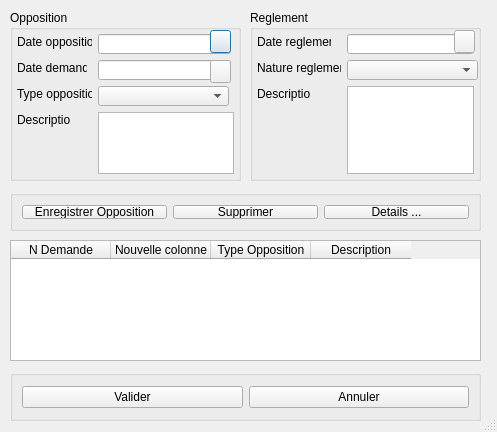
<?xml version="1.0" encoding="UTF-8"?>
<ui version="4.0">
 <class>Dialog</class>
 <widget class="QDialog" name="Dialog">
  <property name="geometry">
   <rect>
    <x>0</x>
    <y>0</y>
    <width>497</width>
    <height>432</height>
   </rect>
  </property>
  <property name="mouseTracking">
   <bool>false</bool>
  </property>
  <property name="acceptDrops">
   <bool>false</bool>
  </property>
  <property name="windowTitle">
   <string>Dialog</string>
  </property>
  <property name="sizeGripEnabled">
   <bool>true</bool>
  </property>
  <property name="modal">
   <bool>true</bool>
  </property>
  <widget class="QGroupBox" name="formGroupBox">
   <property name="geometry">
    <rect>
     <x>10</x>
     <y>10</y>
     <width>231</width>
     <height>171</height>
    </rect>
   </property>
   <property name="title">
    <string>Opposition</string>
   </property>
   <widget class="QLabel" name="dateOppositionLabel">
    <property name="geometry">
     <rect>
      <x>7</x>
      <y>24</y>
      <width>75</width>
      <height>16</height>
     </rect>
    </property>
    <property name="text">
     <string>Date opposition</string>
    </property>
   </widget>
   <widget class="QLineEdit" name="dateOppositionLineEdit">
    <property name="geometry">
     <rect>
      <x>88</x>
      <y>24</y>
      <width>133</width>
      <height>20</height>
     </rect>
    </property>
   </widget>
   <widget class="QLabel" name="dateDemandeLabel">
    <property name="geometry">
     <rect>
      <x>7</x>
      <y>50</y>
      <width>70</width>
      <height>16</height>
     </rect>
    </property>
    <property name="text">
     <string>Date demande</string>
    </property>
   </widget>
   <widget class="QLineEdit" name="dateDemandeLineEdit">
    <property name="geometry">
     <rect>
      <x>88</x>
      <y>50</y>
      <width>133</width>
      <height>20</height>
     </rect>
    </property>
   </widget>
   <widget class="QLabel" name="typeOppositionLabel">
    <property name="geometry">
     <rect>
      <x>7</x>
      <y>76</y>
      <width>75</width>
      <height>16</height>
     </rect>
    </property>
    <property name="text">
     <string>Type opposition</string>
    </property>
   </widget>
   <widget class="QComboBox" name="typeOppositionComboBox">
    <property name="geometry">
     <rect>
      <x>88</x>
      <y>76</y>
      <width>131</width>
      <height>20</height>
     </rect>
    </property>
   </widget>
   <widget class="QLabel" name="descriptionLabel">
    <property name="geometry">
     <rect>
      <x>7</x>
      <y>102</y>
      <width>53</width>
      <height>16</height>
     </rect>
    </property>
    <property name="text">
     <string>Description</string>
    </property>
   </widget>
   <widget class="QTextEdit" name="textEditDescription">
    <property name="geometry">
     <rect>
      <x>88</x>
      <y>102</y>
      <width>136</width>
      <height>62</height>
     </rect>
    </property>
   </widget>
   <widget class="QPushButton" name="pushButtonCalOpp">
    <property name="geometry">
     <rect>
      <x>200</x>
      <y>20</y>
      <width>21</width>
      <height>23</height>
     </rect>
    </property>
    <property name="text">
     <string/>
    </property>
    <property name="icon">
     <iconset>
      <normaloff>D:/EN COURS/PYTHON/DatePickerDialog.png</normaloff>D:/EN COURS/PYTHON/DatePickerDialog.png</iconset>
    </property>
   </widget>
   <widget class="QPushButton" name="pushButtonCalDemande">
    <property name="geometry">
     <rect>
      <x>200</x>
      <y>50</y>
      <width>21</width>
      <height>23</height>
     </rect>
    </property>
    <property name="text">
     <string/>
    </property>
    <property name="icon">
     <iconset>
      <normaloff>D:/EN COURS/PYTHON/DatePickerDialog.png</normaloff>D:/EN COURS/PYTHON/DatePickerDialog.png</iconset>
    </property>
   </widget>
  </widget>
  <widget class="QGroupBox" name="formGroupBox_2">
   <property name="geometry">
    <rect>
     <x>250</x>
     <y>10</y>
     <width>231</width>
     <height>171</height>
    </rect>
   </property>
   <property name="title">
    <string>Reglement</string>
   </property>
   <widget class="QLabel" name="dateReglementLabel">
    <property name="geometry">
     <rect>
      <x>7</x>
      <y>24</y>
      <width>74</width>
      <height>16</height>
     </rect>
    </property>
    <property name="text">
     <string>Date reglement</string>
    </property>
   </widget>
   <widget class="QLineEdit" name="dateReglementLineEdit">
    <property name="geometry">
     <rect>
      <x>97</x>
      <y>24</y>
      <width>127</width>
      <height>20</height>
     </rect>
    </property>
   </widget>
   <widget class="QLabel" name="natureReglementLabel">
    <property name="geometry">
     <rect>
      <x>7</x>
      <y>50</y>
      <width>84</width>
      <height>16</height>
     </rect>
    </property>
    <property name="text">
     <string>Nature reglement</string>
    </property>
   </widget>
   <widget class="QComboBox" name="natureReglementComboBox">
    <property name="geometry">
     <rect>
      <x>97</x>
      <y>50</y>
      <width>131</width>
      <height>20</height>
     </rect>
    </property>
   </widget>
   <widget class="QLabel" name="descriptionLabel_2">
    <property name="geometry">
     <rect>
      <x>7</x>
      <y>76</y>
      <width>53</width>
      <height>16</height>
     </rect>
    </property>
    <property name="text">
     <string>Description</string>
    </property>
   </widget>
   <widget class="QTextEdit" name="textEdit">
    <property name="geometry">
     <rect>
      <x>97</x>
      <y>76</y>
      <width>127</width>
      <height>88</height>
     </rect>
    </property>
   </widget>
   <widget class="QPushButton" name="pushButtonCalReglement">
    <property name="geometry">
     <rect>
      <x>204</x>
      <y>20</y>
      <width>21</width>
      <height>23</height>
     </rect>
    </property>
    <property name="text">
     <string/>
    </property>
    <property name="icon">
     <iconset>
      <normaloff>D:/EN COURS/PYTHON/DatePickerDialog.png</normaloff>D:/EN COURS/PYTHON/DatePickerDialog.png</iconset>
    </property>
   </widget>
  </widget>
  <widget class="QGroupBox" name="horizontalGroupBox">
   <property name="geometry">
    <rect>
     <x>10</x>
     <y>190</y>
     <width>471</width>
     <height>41</height>
    </rect>
   </property>
   <layout class="QHBoxLayout" name="horizontalLayout">
    <item>
     <widget class="QPushButton" name="pushButtonAjouterOpp">
      <property name="text">
       <string>Enregistrer Opposition</string>
      </property>
     </widget>
    </item>
    <item>
     <widget class="QPushButton" name="pushButtonDeleteOpp">
      <property name="text">
       <string>Supprimer</string>
      </property>
     </widget>
    </item>
    <item>
     <widget class="QPushButton" name="pushButtonDetail">
      <property name="text">
       <string>Details ...</string>
      </property>
     </widget>
    </item>
   </layout>
  </widget>
  <widget class="QWidget" name="gridLayoutWidget">
   <property name="geometry">
    <rect>
     <x>10</x>
     <y>240</y>
     <width>471</width>
     <height>121</height>
    </rect>
   </property>
   <layout class="QGridLayout" name="gridLayout_2">
    <item row="0" column="0">
     <widget class="QTableWidget" name="tableWidget">
      <column>
       <property name="text">
        <string>N Demande</string>
       </property>
      </column>
      <column>
       <property name="text">
        <string>Nouvelle colonne</string>
       </property>
      </column>
      <column>
       <property name="text">
        <string>Type Opposition</string>
       </property>
      </column>
      <column>
       <property name="text">
        <string>Description</string>
       </property>
      </column>
     </widget>
    </item>
   </layout>
  </widget>
  <widget class="QGroupBox" name="horizontalGroupBox">
   <property name="geometry">
    <rect>
     <x>10</x>
     <y>370</y>
     <width>471</width>
     <height>51</height>
    </rect>
   </property>
   <layout class="QHBoxLayout" name="horizontalLayout_2">
    <item>
     <widget class="QPushButton" name="pushButtonValider">
      <property name="text">
       <string>Valider</string>
      </property>
     </widget>
    </item>
    <item>
     <widget class="QPushButton" name="pushButtonCancel">
      <property name="text">
       <string>Annuler</string>
      </property>
     </widget>
    </item>
   </layout>
  </widget>
 </widget>
 <resources/>
 <connections/>
</ui>
